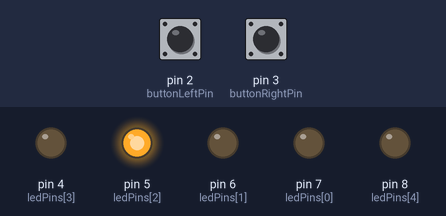
A sketch run on a simulated Arduino Uno, built with avr-gcc and run on an emulated ATmega328P. Shown: output pins drawn as LEDs (lit = HIGH). Dashed ring = blinking. Inputs (shaded band) come from the test bench; at power-on: pin 2 (buttonLeftPin) LOW, pin 3 (buttonRightPin) LOW.

Above: at 1.2 s.
1.3 s: pin 2 (buttonLeftPin) pulled HIGH for 0.15 s
At 2.7 s:
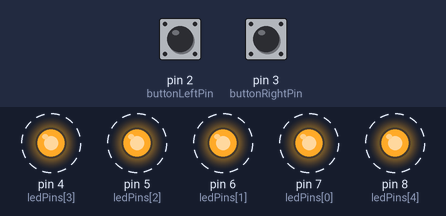
4.3 s: pin 2 (buttonLeftPin) pulled HIGH for 3.2 s
10.5 s: pin 2 (buttonLeftPin) pulled HIGH for 1 s
At 10.9 s:
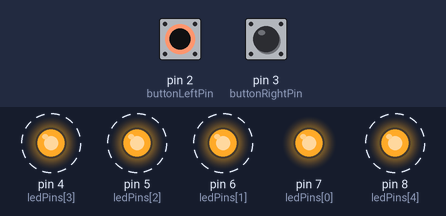
14.5 s: pin 2 (buttonLeftPin) pulled HIGH for 0.15 s
At 15.0 s:
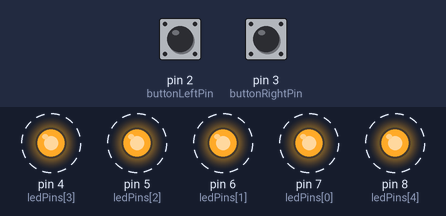
17.6 s: pin 3 (buttonRightPin) pulled HIGH for 3.2 s
22.3 s: pin 3 (buttonRightPin) pulled HIGH for 1 s
At 26.95 s:
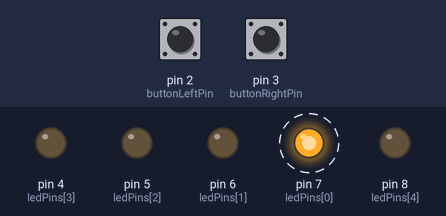
Timing chart, 0 to 27.2 s (numbered marks = the images above; inputs shaded):
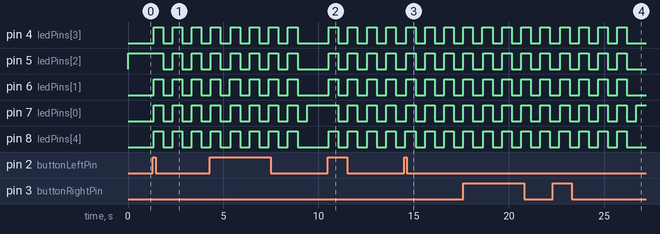

The sketch:

EJERCICIO2.ino
```cpp
const int buttonLeftPin = 2;
const int buttonRightPin = 3;
const int ledPins[] = {7, 6, 5, 4, 8};
const int numLeds = 5;

int currentLed = 2;
int buttonLeftState = 0;
int buttonRightState = 0;

void setup() {
  for (int i = 0; i < numLeds; i++) {
    pinMode(ledPins[i], OUTPUT);
  }

  pinMode(buttonLeftPin, INPUT);
  pinMode(buttonRightPin, INPUT);

  digitalWrite(ledPins[currentLed], HIGH);
}

void loop() {
  buttonLeftState = digitalRead(buttonLeftPin);
  buttonRightState = digitalRead(buttonRightPin);


  if (buttonLeftState == HIGH) {
    delay(50);

    if (buttonLeftState == HIGH) {
      moveLeft();
      blinkAndStay();
    }
  }

  // Botón Derecha
  if (buttonRightState == HIGH) {
    delay(50);

    if (buttonRightState == HIGH) {
      moveRight();
      blinkAndStay();
    }
  }
}

void moveLeft() {
  digitalWrite(ledPins[currentLed], LOW);


  currentLed = (currentLed - 1 + numLeds) % numLeds;

  digitalWrite(ledPins[currentLed], HIGH);
}

void moveRight() {
  digitalWrite(ledPins[currentLed], LOW);


  currentLed = (currentLed + 1) % numLeds;

  digitalWrite(ledPins[currentLed], HIGH);
}

void blinkAndStay() {
  for (int i = 0; i < 4; i++) {
    for (int j = 0; j < numLeds; j++) {
      digitalWrite(ledPins[j], HIGH);
    }
    delay(500);
    for (int j = 0; j < numLeds; j++) {
      digitalWrite(ledPins[j], LOW);
    }
    delay(500);
  }
  digitalWrite(ledPins[currentLed], HIGH);
}
```

Measured:
- after the input at 1.3 s, pin 4 (ledPins[3]), pin 6 (ledPins[1]), pin 7 (ledPins[0]), pin 8 (ledPins[4]): alternates HIGH for 0.50 s and LOW for 0.50 s, starting after 0.05 s; pin 5 (ledPins[2]): alternates HIGH for 0.50 s and LOW for 0.50 s, starting after 0.55 s
- after the input at 10.5 s, pin 4 (ledPins[3]), pin 5 (ledPins[2]), pin 6 (ledPins[1]), pin 8 (ledPins[4]): alternates HIGH for 0.50 s and LOW for 0.50 s, starting after 0.05 s; pin 7 (ledPins[0]): alternates HIGH for 0.50 s and LOW for 0.50 s, starting after 0.55 s
- after the input at 14.5 s, pin 4 (ledPins[3]), pin 5 (ledPins[2]), pin 6 (ledPins[1]), pin 7 (ledPins[0]): alternates HIGH for 0.50 s and LOW for 0.50 s, starting after 0.10 s
- after the input at 22.3 s, pin 4 (ledPins[3]), pin 5 (ledPins[2]), pin 6 (ledPins[1]), pin 7 (ledPins[0]): alternates HIGH for 0.50 s and LOW for 0.50 s, starting after 0.40 s
